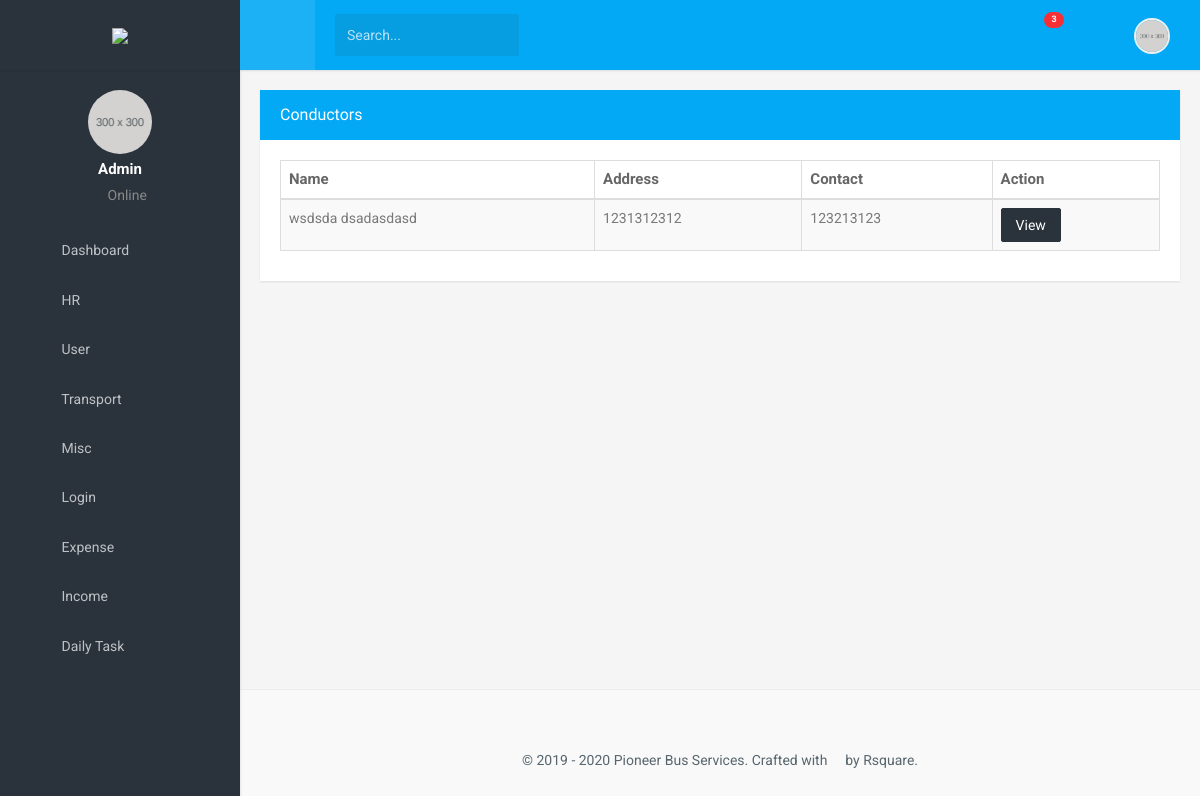
Page /conductors/ (signed in) on the committed database.
### website/models.py (models this page shows, shortened)
class Conductor(models.Model):
    user = models.OneToOneField(PBSUser, on_delete=models.CASCADE, null=True, blank=True)
    first_name = models.CharField(max_length=55)
    last_name = models.CharField(max_length=55)
    address = models.CharField(max_length=120)
    document = models.CharField(max_length=30)
    document_no = models.CharField(max_length=12)
    document_upload = models.ImageField(upload_to="documents", blank=True)
    blood_group = models.CharField(max_length=3, null=True)
    phone_regex = RegexValidator(regex=r'^\+?1?\d{9,15}$',
                                 message="Phone number must be entered in the format: '+999999999'. Up to 15 digits allowed.")
    phone_number = models.CharField(validators=[phone_regex], max_length=17)  # validators should be a list
    alternate_phone_number = models.CharField(validators=[phone_regex], max_length=17, blank=True)

### website/views.py (the view)
# urls.py: path('conductors/', views.conductor, name='conductors'),
@login_required
def conductor(request):
    try:
        conductors = Conductor.objects.all()
    except Conductor.DoesNotExists:
        raise Http404("No Conductor Model Exists")
    return render(request, 'conductors.html', {'conductors': conductors,})

### templates/conductors.html
{% extends 'dashboardlayout.html' %}
{% load static %}
{% load bootstrap3 %}
{% block content %}
     <div class="row">
                            <div class="col-md-12">
                                <div class="panel panel-primary">
                                    <div class="panel-heading">
                                        <div class="row">
                                            <div class="col-md-10">
                                                <h3 class="panel-title">Conductors</h3>
                                            </div>
                                            <div class="col-md-2">
                                                <a class="headerlinks" href="{% url 'addconductor' %}" style="color:white;"><span class="mdi mdi-plus-circle-outline " style="font-size: 30px;float: right"></span></a>
                                            </div>
                                        </div>
                                    </div>
                                    <div class="panel-body">
                                        <table id="datatable-responsive" class="table table-striped table-bordered dt-responsive nowrap" cellspacing="0" width="100%">
                                            <thead>
                                                <tr>
                                                    <th>Name</th>
                                                    <th>Address</th>
                                                    <th>Contact</th>
                                                    <th>Action</th>
                                                </tr>
                                            </thead>
                                            <tbody>
                                            {% for foo in conductors %}
                                                <tr>
                                                    <td>{{foo.first_name}} {{ foo.last_name }}</td>
                                                    <td>{{foo.address}}</td>
                                                    <td> {{foo.phone_number}}</td>
                                                    <td>
                                                     <a href="{% url 'single-conductor' foo.id%}">
                                                     <button class="btn btn-dark small" type="button">View</button>
                                                          </a>
                                                 </td>
                                                </tr>
                                            {% endfor %}
                                            </tbody>
                                        </table>
                                    </div>
                                </div>
                            </div>
                        </div>
                {% endblock %}

### static/assets/css/style.css (style rules this page uses)
body { background: #f5f5f5; font-family: 'Roboto', sans-serif; margin: 0; }
html { overflow-x: hidden; position: relative; min-height: 100%; background: #f5f5f5; }
h1, h2, h3, h4, h5, h6 { color: #2a323c; font-family: 'Prompt', sans-serif; margin: 10px 0; }
h3 { line-height: 30px; }
* { outline: none !important; }
.row { margin-right: -10px; margin-left: -10px; }
.col-lg-1, .col-lg-10, .col-lg-11, .col-lg-12, .col-lg-2, .col-lg-3, .col-lg-4, .col-lg-5, .col-lg-6, .col-lg-7, .col-lg-8, .col-lg-9, .col-md-1, .col-md-10, .col-md-11, .col-md-12, .col-md-2, .col-md-3, .col-md-4, .col-md-5, .col-md-6, .col-md-7, .col-md-8, .col-md-9, .col-sm-1, .col-sm-10, .col-sm-11, .col-sm-12, .col-sm-2, .col-sm-3, .col-sm-4, .col-sm-5, .col-sm-6, .col-sm-7, .col-sm-8, .col-sm-9, .col-xs-1, .col-xs-10, .col-xs-11, .col-xs-12, .col-xs-2, .col-xs-3, .col-xs-4, .col-xs-5, .col-xs-6, .col-xs-7, .col-xs-8, .col-xs-9 { padding-left: 10px; padding-right: 10px; }
.btn { border-radius: 2px; padding: 6px 14px; }
.btn-dark { background-color: #2a323c !important; border: 1px solid #2a323c !important; color: #ffffff; }
.panel { -moz-box-shadow: 0px 1px 2px 0px rgba(0, 0, 0, 0.1); -webkit-box-shadow: 0px 1px 2px 0px rgba(0, 0, 0, 0.1); border-radius: 0px; border: none; box-shadow: 0px 1px 2px 0px rgba(0, 0, 0, 0.1); margin-bottom: 20px; }
.panel .panel-body { padding: 20px; }
.panel-heading { border-radius: 0; border: none !important; padding: 10px 20px; }
.panel-title { margin-bottom: 0; margin-top: 0; font-family: 'Prompt', sans-serif; }
.panel-primary > .panel-heading { background-color: #03a9f4; }
.table { margin-bottom: 10px; }
tbody { color: #797979; }
th { color: #666666; font-size: 15px; }

### rows in the picture
Conductor: first_name "wsdsda", last_name "dsadasdasd", address "1231312312", phone_number "123213123"
